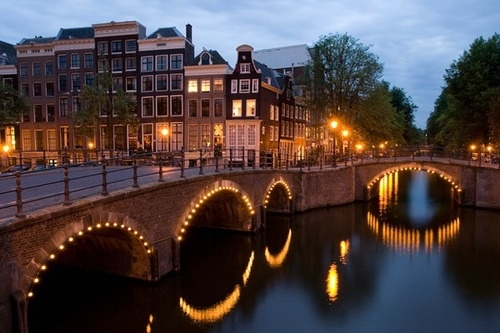
#> input picture imagens/ponte.jpg, 500 x 333 px
$ python deteccao_bordas1.py imagens/ponte.jpg out.png
#> lines starting #> are read from the running program, lines starting #| are printed output that depends on the picture
import sys
from PIL import Image, ImageFilter

if __name__ == "__main__":
    for i, arg in enumerate(sys.argv):
        print(f'Argument: {i}: {arg}')

imagemOriginal = Image.open(sys.argv[1])
#> imagemOriginal is the input picture: PIL image 500x333 RGB; mean R, G, B 79.6, 67.1, 68.1

kernel = ImageFilter.Kernel((3,3), (0, 0, -1, -1, -1, -1, -1, 0, 1), 3, 0 )

imagemComBorda = imagemOriginal.filter(kernel)
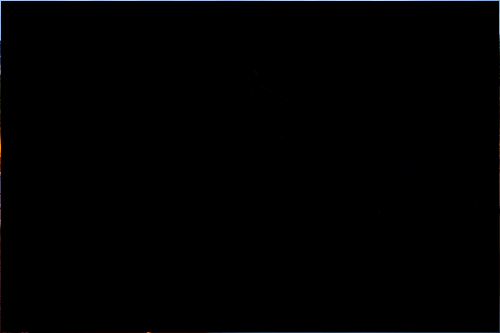
#> imagemComBorda: PIL image 500x333 RGB; mean R, G, B 0.8, 0.9, 1.1
imagemComBorda.save(sys.argv[2])
